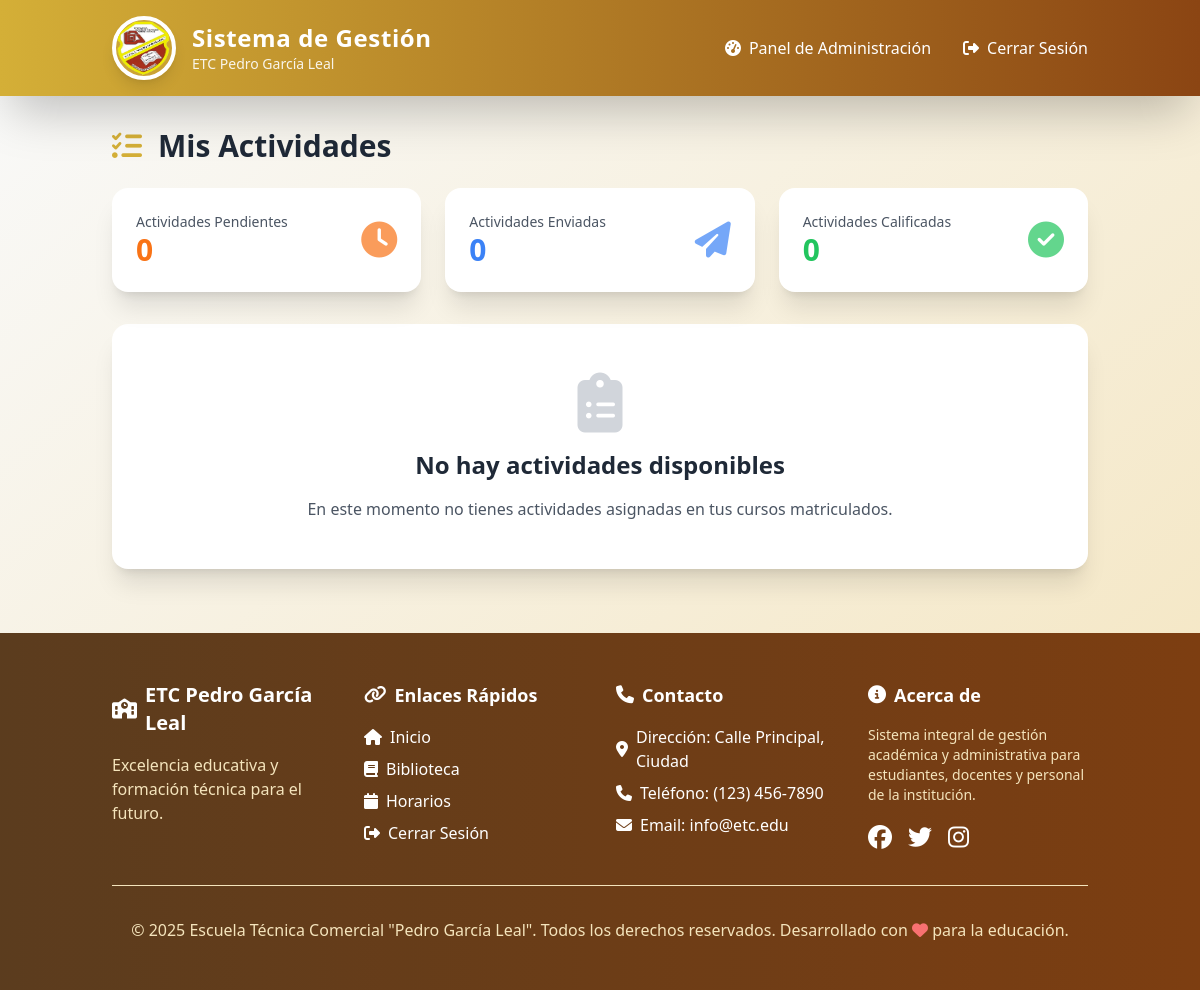
The app's page /modules/student/activities.php (signed in), older data.
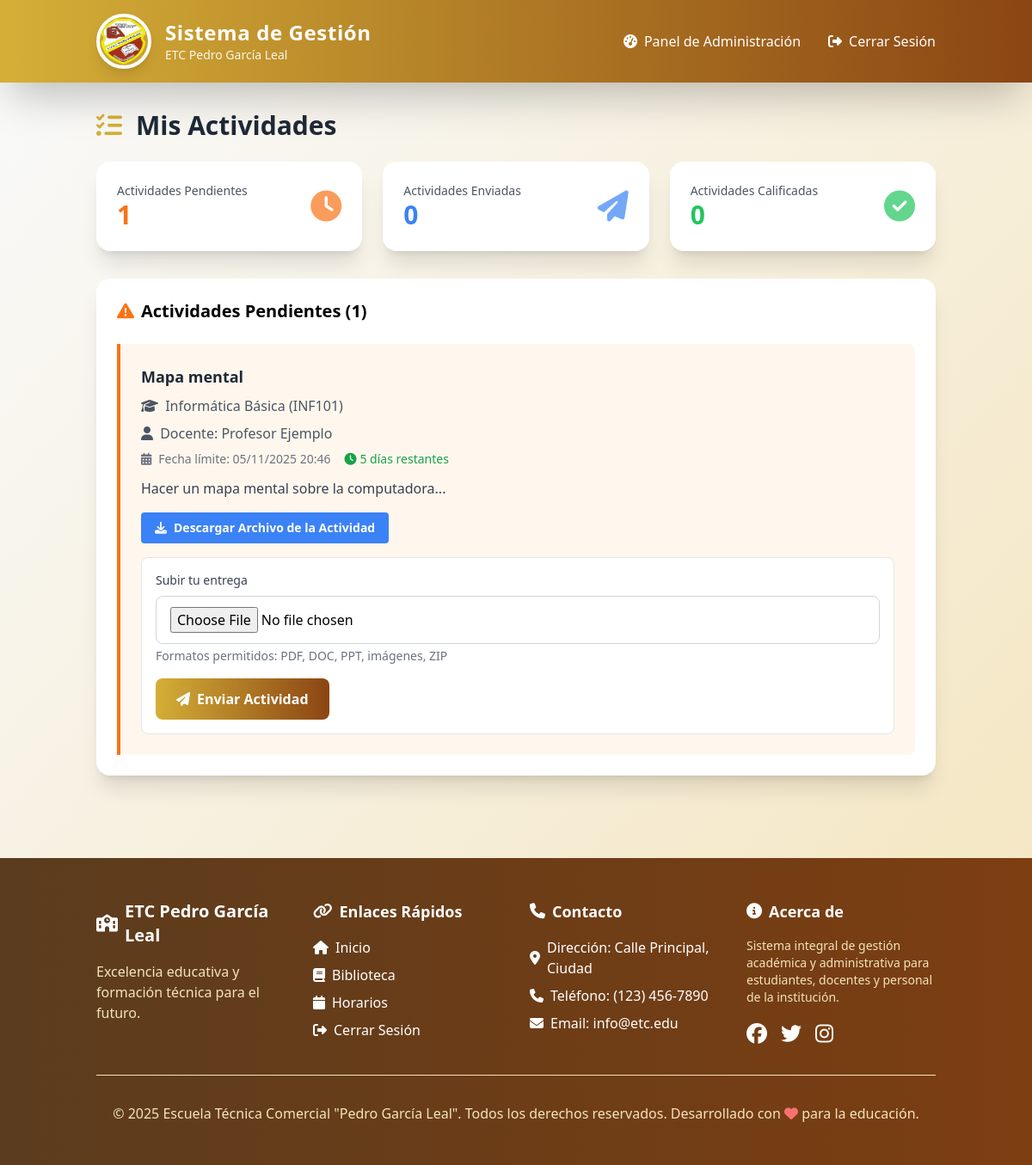
The same page, newer data.
### tables this page shows
CREATE TABLE `activities` (
  `id` int(11) NOT NULL,
  `title` varchar(255) NOT NULL,
  `description` text DEFAULT NULL,
  `course_id` int(11) NOT NULL,
  `teacher_id` int(11) NOT NULL,
  `due_date` datetime NOT NULL,
  `file_path` varchar(255) DEFAULT NULL,
  `created_at` timestamp NOT NULL DEFAULT current_timestamp()
);

CREATE TABLE `courses` (
  `id` int(11) NOT NULL,
  `code` varchar(20) NOT NULL,
  `name` varchar(100) NOT NULL,
  `credits` int(11) NOT NULL,
  `description` text DEFAULT NULL
);

CREATE TABLE `users` (
  `id` int(11) NOT NULL,
  `username` varchar(50) NOT NULL,
  `password` varchar(255) NOT NULL,
  `email` varchar(100) DEFAULT NULL,
  `name` varchar(100) NOT NULL,
  `role` enum('admin','teacher','student','staff') NOT NULL,
  `created_at` timestamp NOT NULL DEFAULT current_timestamp()
);

### modules/student/activities.php (the view, shortened to what the changed rows need)
<?php require_once '../../includes/config.php'; ?>
<?php include '../../templates/header.php'; ?>
<?php
$user_id = $_SESSION['user_id'];
$stmt = $pdo->prepare("
    SELECT a.*, c.name as course_name, c.code as course_code, u.name as teacher_name,
           s.id as submission_id, s.grade, s.comments, s.submitted_at, s.file_path as submission_file
    FROM activities a
    JOIN courses c ON a.course_id = c.id
    JOIN users u ON a.teacher_id = u.id
    JOIN enrollments e ON c.id = e.course_id
    LEFT JOIN submissions s ON a.id = s.activity_id AND s.student_id = ?
    WHERE e.student_id = ? AND e.status = 'enrolled'
    ORDER BY a.due_date ASC
");
$stmt->execute([$user_id, $user_id]);
$activities = $stmt->fetchAll(PDO::FETCH_ASSOC);
$pending_activities = [];
$completed_activities = [];
foreach ($activities as $activity) {
    if ($activity['submission_id']) {
        $completed_activities[] = $activity;
    } else {
        $pending_activities[] = $activity;
    }
}
?>
<main class="container mx-auto px-6 py-8">
    <h2 class="text-3xl font-bold text-gray-800 mb-6 animate-slide-in-left flex items-center">
        <i class="fas fa-tasks mr-4 text-primary"></i>
        Mis Actividades
    </h2>
    <div class="grid md:grid-cols-3 gap-6 mb-8">
        <div class="bg-white p-6 rounded-2xl shadow-xl animate-fade-in-up">
            <div class="flex items-center justify-between">
                <div>
                    <p class="text-gray-600 text-sm font-medium">Actividades Pendientes</p>
                    <p class="text-3xl font-bold text-orange-500"><?php echo count($pending_activities); ?></p>
                </div>
            </div>
        </div>
    </div>
    <?php if (!empty($pending_activities)): ?>
        <div class="bg-white p-6 rounded-2xl shadow-xl mb-8 animate-fade-in-up">
            <h3 class="text-xl font-semibold mb-6 flex items-center">
                <i class="fas fa-exclamation-triangle mr-2 text-orange-500"></i>
                Actividades Pendientes (<?php echo count($pending_activities); ?>)
            </h3>
            <div class="space-y-6">
                <?php foreach ($pending_activities as $activity): ?>
                    <div class="border-l-4 border-orange-500 bg-orange-50 p-6 rounded-r-lg">
                        <div class="flex justify-between items-start mb-4">
                            <div class="flex-1">
                                <h4 class="text-lg font-semibold text-gray-800 mb-2"><?php echo htmlspecialchars($activity['title']); ?></h4>
                                <p class="text-gray-600 mb-2">
                                    <i class="fas fa-graduation-cap mr-1"></i>
                                    <?php echo htmlspecialchars($activity['course_name']); ?> (<?php echo htmlspecialchars($activity['course_code']); ?>)
                                </p>
                                <p class="text-gray-600 mb-2">
                                    <i class="fas fa-user mr-1"></i>
                                    Docente: <?php echo htmlspecialchars($activity['teacher_name']); ?>
                                </p>
                                <div class="flex items-center text-sm text-gray-500 mb-3">
                                    <i class="fas fa-calendar-alt mr-2"></i>
                                    <span>Fecha límite: <?php echo date('d/m/Y H:i', strtotime($activity['due_date'])); ?></span>
                                    <?php
                                    $now = new DateTime();
                                    $due_date = new DateTime($activity['due_date']);
                                    $interval = $now->diff($due_date);
                                    $days_left = $interval->days;
                                    if ($now > $due_date) {
                                        echo '<span class="ml-4 text-red-600 font-medium"><i class="fas fa-exclamation-circle mr-1"></i>Vencida</span>';
                                    } elseif ($days_left <= 1) {
                                        echo '<span class="ml-4 text-red-600 font-medium"><i class="fas fa-exclamation-circle mr-1"></i>¡Último día!</span>';
                                    } elseif ($days_left <= 3) {
                                        echo '<span class="ml-4 text-orange-600 font-medium"><i class="fas fa-clock mr-1"></i>' . $days_left . ' días restantes</span>';
                                    } else {
                                        echo '<span class="ml-4 text-green-600 font-medium"><i class="fas fa-clock mr-1"></i>' . $days_left . ' días restantes</span>';
                                    }
                                    ?>
                                </div>
                                <p class="text-gray-700"><?php echo htmlspecialchars(substr($activity['description'], 0, 150)); ?>...</p>
                            </div>
                        </div>
                        <?php if ($activity['file_path']): ?>
                            <div class="mb-4">
                                <a href="/biblioteca/<?php echo htmlspecialchars($activity['file_path']); ?>" target="_blank" class="bg-blue-500 hover:bg-blue-700 text-white font-bold py-2 px-4 rounded text-sm inline-flex items-center">
                                    <i class="fas fa-download mr-2"></i>
                                    Descargar Archivo de la Actividad
                                </a>
                            </div>
                        <?php endif; ?>
                        <form method="POST" enctype="multipart/form-data" class="bg-white p-4 rounded-lg border">
                            <div class="mb-4">
                                <label class="block text-sm font-medium text-gray-700 mb-2">Subir tu entrega</label>
                                <input type="file" name="file" accept=".pdf,.doc,.docx,.ppt,.pptx,.jpg,.png,.zip" required class="w-full px-4 py-3 border border-gray-300 rounded-lg focus:outline-none focus:ring-2 focus:ring-primary focus:border-transparent transition duration-200">
                                <p class="text-sm text-gray-500 mt-1">Formatos permitidos: PDF, DOC, PPT, imágenes, ZIP</p>
                            </div>
                            <button type="submit" name="submit_activity" class="bg-gradient-to-r from-primary to-secondary text-white font-bold py-3 px-6 rounded-lg hover:shadow-lg transition duration-300 transform hover:scale-105 flex items-center">
                                <i class="fas fa-paper-plane mr-2"></i>
                                Enviar Actividad
                            </button>
                        </form>
                    </div>
                <?php endforeach; ?>
            </div>
        </div>
    <?php endif; ?>
    <?php if (empty($pending_activities) && empty($completed_activities)): ?>
        <div class="bg-white p-12 rounded-2xl shadow-xl text-center animate-fade-in-up">
            <div class="text-6xl text-gray-300 mb-4">
                <i class="fas fa-clipboard-list"></i>
            </div>
            <h3 class="text-2xl font-bold text-gray-800 mb-4">No hay actividades disponibles</h3>
            <p class="text-gray-600">En este momento no tienes actividades asignadas en tus cursos matriculados.</p>
        </div>
    <?php endif; ?>
</main>
<?php include '../../templates/footer.php'; ?>

Row changes from the older to the newer data that the page shows:
added activities: title "Mapa mental", course.name "Informática Básica", course.code "INF101", teacher.name "Profesor Ejemplo", due_date "05/11/2025 20:46", description "Hacer un mapa mental sobre la computadora"
Text that changed along with them:
count($pending_activities): "0" → "1"
count($pending_activities): (not shown) → "1"
text no longer shown: "No hay actividades disponibles En este momento no tienes actividades asignadas en tus cursos matriculados."
text now shown: "Actividades Pendientes ( )"
